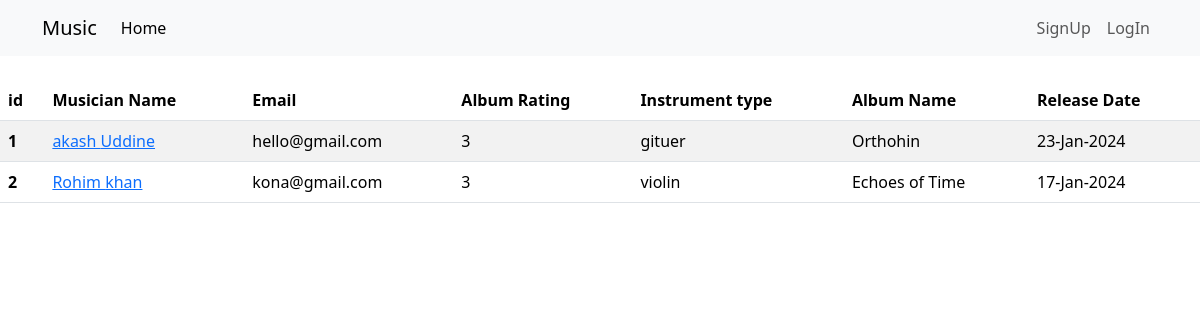
The page / on the database its author committed.
### album/models.py (models this page shows, shortened)
class Album_Model(models.Model):
    CHOICE={
        '1':'1',
        '2':'2',
        '3':'3',
        '4':'4',
        '5':'5',
    }
    album_name = models.CharField(max_length=100)
    release_date = models.DateField()
    rating=models.CharField(max_length=5, choices=CHOICE)
    musician = models.ForeignKey(Musicians_Model, on_delete=models.CASCADE)

### musician/models.py (models this page shows, shortened)
class Musicians_Model(models.Model):
    first_name = models.CharField(max_length=100)
    last_name = models.CharField(max_length=100)
    email = models.EmailField()
    phone_number= models.IntegerField()
    instrument_type = models.CharField(max_length=100)

### pactice_problem_19_5/views.py (the view)
# urls.py: path('', views.HomeView.as_view(),name='home'),
class HomeView(ListView):
    model = Album_Model
    template_name='index.html'
    context_object_name='data'

### templates/index.html (shortened to what this page needs)
{% extends 'base.html' %}
{% block content %}
  <table class="table table-striped table-hover p-4 mt-4 ">
    <thead>
      <tr>
        <th scope="col">id</th>
        <th scope="col">Musician Name</th>
        <th scope="col">Email</th>
        <th scope="col">Album Rating</th>
        <th scope="col">Instrument type</th>
        <th scope="col">Album Name</th>
        <th scope="col">Release Date</th>
      </tr>
    </thead>
    <tbody>
       {% for i in data %}
       <tr>
        <th scope="row">{{i.id}}</th>
        <td>
           <a href="{% url 'edit_musician'  i.musician.id %}">
          {{i.musician.first_name}} {{i.musician.last_name}}
            </a>
        </td>
        <td>{{i.musician.email}}</td>
        <td>{{i.rating}}</td>
        <td>{{i.musician.instrument_type}}</td>
        <td>{{i.album_name}}</td>
        <td>{{i.release_date | date:"d-M-Y" }}</td>
      </tr>
       {% endfor %}
    </tbody>
  </table>
{% endblock %}

### templates/base.html (shortened to what this page needs)
<!doctype html>
<html lang="en">
  <head>
    <link href="https://cdn.jsdelivr.net/npm/bootstrap@5.3.2/dist/css/bootstrap.min.css" rel="stylesheet">
  </head>
  <body>
    <nav class="navbar navbar-expand-lg bg-body-tertiary">
        <div class="container">
          <a class="navbar-brand" href="{% url 'home' %}">Music</a>
          <div class="collapse navbar-collapse" id="navbarNav">
            <ul class="navbar-nav">
              <li class="nav-item">
                <a class="nav-link active" aria-current="page" href="{% url 'home' %}">Home</a>
              </li>
            </ul>
          </div>
          <div>
            <ul class="navbar-nav">
              {% if request.user.is_authenticated %}
              <li class="nav-item">
                <a class="nav-link" href="{% url 'LogOut' %}">LogOut</a>
              </li>
              {% else %}
              <li class="nav-item">
                <a class="nav-link" href="{% url 'register' %}">SignUp</a>
              </li>
              <li class="nav-item">
                <a class="nav-link" href="{% url 'logIn' %}">LogIn</a>
              </li>
              {% endif %}
            </ul>
          </div>
        </div>
      </nav>
    {% block content%}
    {% endblock  %}
  </body>
</html>

### rows shown on the page
Album_Model: id "1", musician.first_name "akash", musician.last_name "Uddine", musician.email "hello@gmail.com", rating "3", musician.instrument_type "gituer", album_name "Orthohin", release_date "23-Jan-2024"
Album_Model: id "2", musician.first_name "Rohim", musician.last_name "khan", musician.email "kona@gmail.com", rating "3", musician.instrument_type "violin", album_name "Echoes of Time", release_date "17-Jan-2024"
